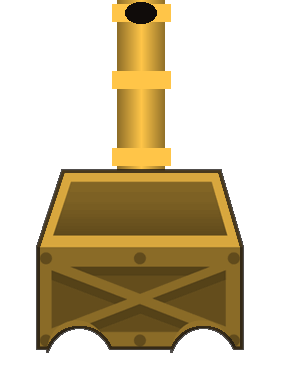
#> input picture archive/games_v042/assets/rockbreaker/cannon/body_gold.png, 283 x 391 px, given in place of cart0.png, which was not available; the run also reads 1 picture not shown here
$ python v0408_rock_world.py
#> lines starting #> are read from the running program, lines starting #| are printed output that depends on the picture; pictures that were not available may be replaced by others from this repository, and a replacement may not be noted
#!/usr/bin/env python3
"""v040-8 ROCK BREAKER forge part 2 - the CANNON (from the study's carts,
rebuilt as our two-wheeled cannon carriage per skin) and the WORLD layers
(far decor strips + ground strips per theme)."""
import os
import math
import random
from PIL import Image, ImageDraw, ImageFilter, ImageOps, ImageEnhance
from PIL import ImageChops as IC

CC = "/home/z/my-project/study_out/rockbreaker/cc"
OUT = "/home/z/my-project/gogabox/projects/gogabox/assets/games/rockbreaker"
for d in ["cannon", "world"]:
    os.makedirs(f"{OUT}/{d}", exist_ok=True)
#> in carriage_base, im is the input picture: PIL image 283x391 RGBA; mean R, G, B, A 54.3, 42, 15.7, 98

def lum(im):
    g = ImageOps.grayscale(im)
    return Image.merge("RGBA", (g, g, g, im.split()[3]))
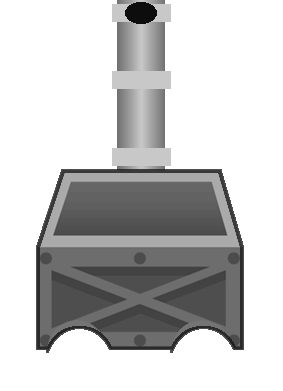
#> returned value: PIL image 283x391 RGBA; mean R, G, B, A 42.7, 42.7, 42.7, 98; transparent parts drawn white

def tint(im, color):
    r, g, b, a = im.split()
    r = r.point(lambda v: v * color[0] // 255)
    g = g.point(lambda v: v * color[1] // 255)
    b = b.point(lambda v: v * color[2] // 255)
    return Image.merge("RGBA", (r, g, b, a))

def autolevel(im, lo=0.0, hi=1.0):
#> called with lo = 0.34, hi = 1
    px = list(im.getdata())
#> px = 110653 items
    vals = [p[0] for p in px if p[3] > 8]
#> vals = 42759 items
    mn, mx = min(vals), max(vals)
#> mn = 13; mx = 200
    rng = max(1, mx - mn)
#> rng = 187
    px = [tuple(int(255 * (lo + (hi - lo) * ((c - mn) / rng))) for c in p[:3])
          + (p[3],) for p in px]
    out = Image.new("RGBA", im.size)
#> out: PIL image 283x391 RGBA; every value is 0
    out.putdata(px)
    return out

# ================================================================ CANNON
# the study carts are the carriage; we desaturate, tint per skin, cut the
# baked wheels away, and seat our own spoked wheels + a real cannon barrel.
SKINS = {
    "classic": {"body": (150, 160, 175), "rim": (255, 176, 32),  "tire": (58, 62, 72)},
    "crimson": {"body": (205, 92, 86),   "rim": (255, 210, 74),  "tire": (74, 42, 42)},
    "mint":    {"body": (110, 190, 158), "rim": (232, 255, 244), "tire": (40, 66, 58)},
    "royal":   {"body": (146, 122, 200), "rim": (255, 210, 74),  "tire": (56, 46, 88)},
    "gold":    {"body": (222, 172, 64),  "rim": (255, 240, 176), "tire": (98, 70, 24)},
}

def carriage_base():
    im = Image.open(f"{CC}/cart0.png").convert("RGBA")
    g = lum(im)
    g = autolevel(g, 0.34, 1.0)
    # erase the baked wheels (two circles at the bottom)
    d = ImageDraw.Draw(g)
    W, H = g.size
#> W = 283; H = 391
    d.ellipse([W * 0.16, H * 0.76, W * 0.40, H * 1.05], fill=(0, 0, 0, 0))
    d.ellipse([W * 0.60, H * 0.76, W * 0.84, H * 1.05], fill=(0, 0, 0, 0))
    d.rectangle([0, int(H * 0.90), W, H], fill=(0, 0, 0, 0))
    return g, im.size

def barrel(w, h, body, rim):
    """a real metal cannon barrel: banded muzzle, cooling rings, shading."""
    im = Image.new("RGBA", (w, h), (0, 0, 0, 0))
    d = ImageDraw.Draw(im)
    bw = int(w * 0.66)
    x0 = (w - bw) // 2
    body = tuple(int(c * 0.92) for c in body)
    for x in range(bw):
        t = abs(x - bw / 2) / (bw / 2)       # 0 center -> 1 edge
        k = 1.25 - 0.55 * t
        col = tuple(min(255, int(c * k)) for c in body)
        d.line([(x0 + x, 0), (x0 + x, h)], fill=col + (255,))
    # the muzzle collar + two cooling rings
    for fy in (0.02, 0.30, 0.62):
        y = int(h * fy)
        d.rectangle([x0 - 5, y, x0 + bw + 5, y + int(h * 0.075)],
                    fill=tuple(min(255, int(c * 1.25)) for c in body) + (255,))
    # the dark bore
    d.ellipse([x0 + bw * 0.18, 2, x0 + bw * 0.82, int(h * 0.10)],
              fill=(16, 12, 10, 255))
    return im

def wheel(r, skin):
    S = r * 2 + 8
    im = Image.new("RGBA", (S, S), (0, 0, 0, 0))
    d = ImageDraw.Draw(im)
    c = S // 2
    d.ellipse([c - r, c - r, c + r, c + r], fill=skin["tire"] + (255,))
    d.ellipse([c - r, c - r, c + r, c + r], outline=(18, 14, 12, 255), width=4)
    rimc = skin["rim"]
    d.ellipse([int(c - r * 0.72), int(c - r * 0.72),
               int(c + r * 0.72), int(c + r * 0.72)], outline=rimc + (255,), width=5)
    for i in range(6):
        a = math.tau * i / 6.0
        d.line([(c, c), (c + math.cos(a) * r * 0.68, c + math.sin(a) * r * 0.68)],
               fill=rimc + (235,), width=5)
    d.ellipse([c - r * 0.22, c - r * 0.22, c + r * 0.22, c + r * 0.22],
              fill=rimc + (255,))
    d.ellipse([c - r * 0.08, c - r * 0.08, c + r * 0.08, c + r * 0.08],
              fill=(20, 16, 14, 255))
    return im

CART, CART_SIZE = carriage_base()
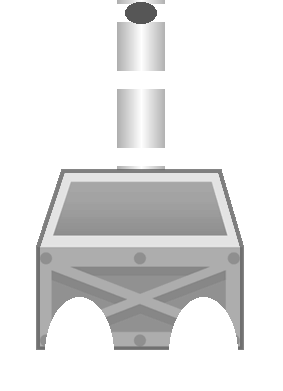
#> CART: PIL image 283x391 RGBA; mean R, G, B, A 99.2, 99.2, 99.2, 89.2; transparent parts drawn white
#> CART_SIZE = (283, 391)
CW, CH = CART_SIZE
#> CW = 283; CH = 391
EXTRA = int(CH * 0.5)          # headroom above the cart for the barrel
#> EXTRA = 195
for sid, sk in SKINS.items():
    body = tint(CART, sk["body"])
    # edge line: darken the alpha edge for definition
    e = body.split()[3].filter(ImageFilter.FIND_EDGES)
    e = e.filter(ImageFilter.MaxFilter(3))
    edge = Image.new("RGBA", body.size, (22, 18, 16, 255))
    edge.putalpha(e.point(lambda v: min(190, v * 3)))
    body = Image.alpha_composite(body, edge)
    # the barrel: rises well above the wagon's opening (a REAL cannon)
    comp = Image.new("RGBA", (CW, CH + EXTRA), (0, 0, 0, 0))
    brl_h = EXTRA + int(CH * 0.42)
    brl = barrel(int(CW * 0.26), brl_h, sk["body"], sk["rim"])
    comp.alpha_composite(brl, ((CW - brl.size[0]) // 2, 0))
    comp.alpha_composite(body, (0, EXTRA))
    comp.save(f"{OUT}/cannon/body_{sid}.png")
    wheel(40, sk).save(f"{OUT}/cannon/wheel_{sid}.png")
    print("cannon", sid)
#> this loop made 5 passes
#> pass 1, in tint, `r = r.point(lambda v: v * color[0] // 255)`:
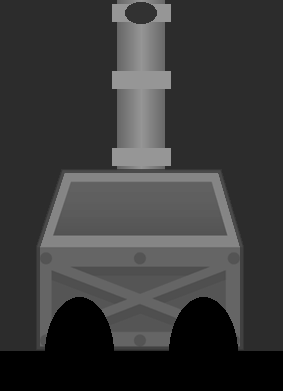
#> r: PIL image 283x391 L; min 0, max 150, mean 58.1
#> after the loop:
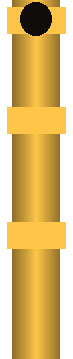
#> brl: PIL image 73x359 RGBA; mean R, G, B, A 139.8, 108.2, 39.6, 176.3; transparent parts drawn white
#> after the loop:
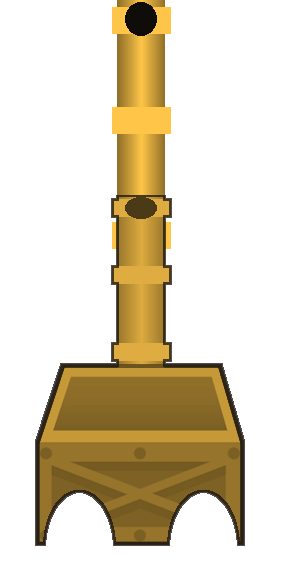
#> comp: PIL image 283x586 RGBA; mean R, G, B, A 46.7, 36.1, 13.5, 77; transparent parts drawn white
#> after the loop:
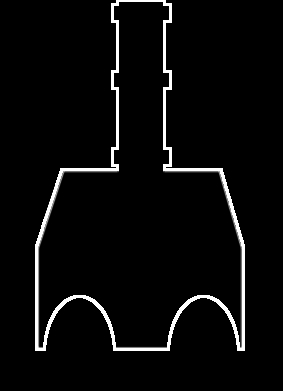
#> e: PIL image 283x391 L; min 0, max 255, mean 10.2
#> after the loop:
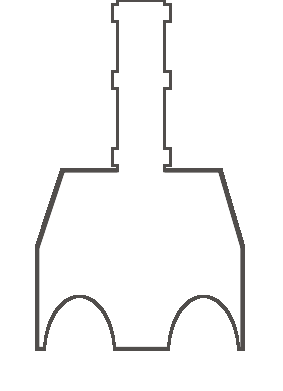
#> edge: PIL image 283x391 RGBA; mean R, G, B, A 22, 18, 16, 8.4; transparent parts drawn white

# ================================================================ WORLD
# far decor strips per style (5 places each): the cave places recolor the
# study's real backgrounds; the other styles draw shaded silhouette scenes.
BG_SRC = ["background0.png", "background1.png", "background2.png",
          "background3.png"]
#> BG_SRC = ['background0.png', 'background1.png', 'background2.png', 'background3.png']

# [21 lines left out: functions cave_recolor, _hsv_shift, not called in this run]

def cave_recolor2(idx, hue, sat, bright):
    import colorsys
#> (the run stopped early here; a loop or call above may not have finished)
